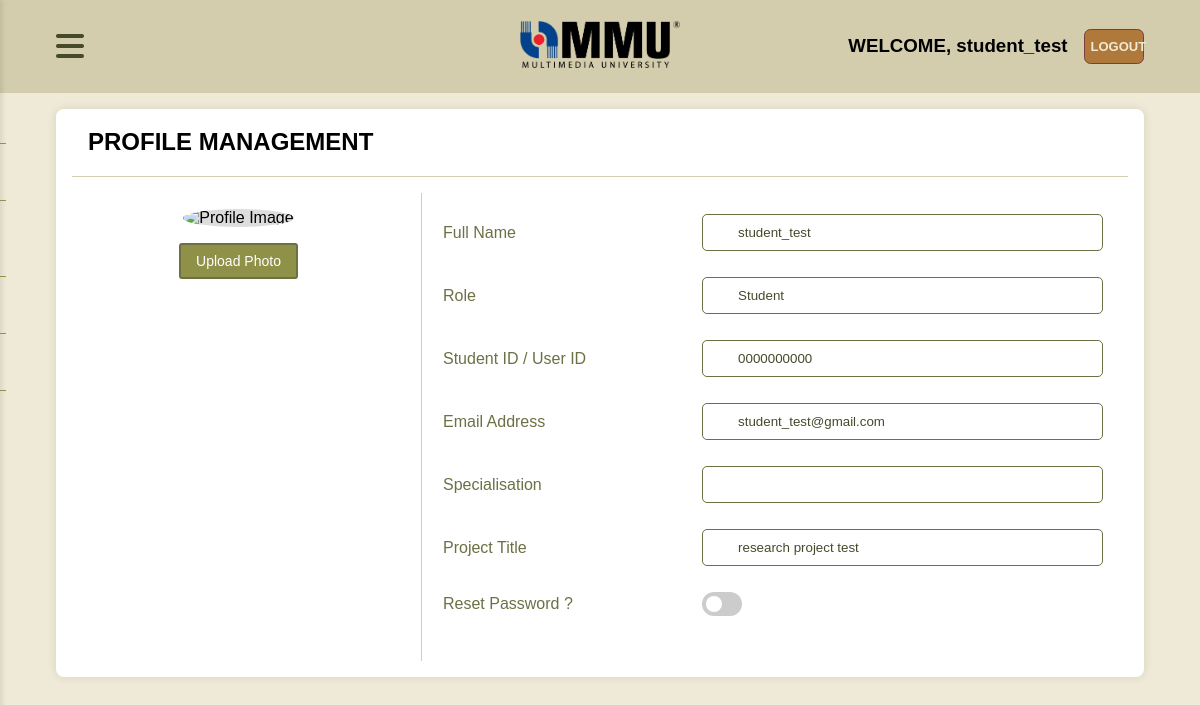
Page /STUDENT/user.php (signed in) on the committed database.
### tables this page shows
CREATE TABLE `student` (
  `id` int(11) NOT NULL,
  `user_id` varchar(10) NOT NULL,
  `password` varchar(255) NOT NULL,
  `full_name` varchar(30) NOT NULL,
  `contact_no` varchar(12) NOT NULL,
  `email` varchar(30) NOT NULL,
  `role` enum('Student','Supervisor','Admin') NOT NULL,
  `is_collab` tinyint(1) NOT NULL,
  `supervisor_id` varchar(10) DEFAULT NULL,
  `specialisation` varchar(255) NOT NULL
);

CREATE TABLE `project` (
  `id` int(11) NOT NULL,
  `title` varchar(50) NOT NULL,
  `project_type` enum('Application','Research','Mixed') NOT NULL,
  `description` varchar(200) NOT NULL,
  `motivation` varchar(200) NOT NULL,
  `objectives` varchar(75) NOT NULL,
  `is_collab` tinyint(1) NOT NULL,
  `supervisor_approval_status` enum('Pending','Approved','Rejected') NOT NULL DEFAULT 'Pending',
  `student_id` varchar(10) DEFAULT NULL,
  `supervisor_id` varchar(10) DEFAULT NULL,
  `progression` int(11) NOT NULL DEFAULT 0,
  `submission_attachment_1` mediumblob DEFAULT NULL,
  `admin_approval_status` enum('Pending','Approved','Rejected') NOT NULL DEFAULT 'Pending',
  `submission_attachment_2` mediumblob DEFAULT NULL,
  `submission_attachment_3` mediumblob DEFAULT NULL,
  `submission_attachment_4` mediumblob DEFAULT NULL,
  `submission_attachment_5` mediumblob DEFAULT NULL,
  `submission_attachment_6` mediumblob DEFAULT NULL,
  `propose` varchar(20) DEFAULT NULL,
  `submission_attachment` blob DEFAULT NULL,
  `is_complete` tinyint(1) NOT NULL DEFAULT 0
);

### STUDENT/user.php (the view, shortened to what this page needs)
<?php
    $conn = OpenCon();
?>
<!DOCTYPE html>
<html lang="en">
<head>
    <link rel="stylesheet" href="../CSS/set.css">
    <link rel="stylesheet" href="../CSS/header.css">
    <link rel="stylesheet" href="../CSS/profile.css">
    <link rel="stylesheet" href="https://cdnjs.cloudflare.com/ajax/libs/font-awesome/6.5.1/css/all.min.css">
    <link rel="stylesheet" href="https://cdnjs.cloudflare.com/ajax/libs/font-awesome/4.7.0/css/font-awesome.min.css">
    <link rel="stylesheet" href="https://cdn.jsdelivr.net/npm/bootstrap-icons@1.3.0/font/bootstrap-icons.css" />
</head>
<body>
    <?php include '../HEADER/student-header.inc.php'; ?>
    <div class="container">
        <div class="header">
            <h2>PROFILE MANAGEMENT</h2>
        </div>
        <div class="profile-container">
            <div class="col-left">
                <p>
                    <img id="profile-img" src="../IMG/profile.jpg" class="profile-img" alt="Profile Image">
                </p>
                <p>
                    <label for="photo" class="upload-btn">Upload Photo</label>
                </p>
            </div>
            <?php
                $id = $_SESSION['user_id'];
                $studSql = "SELECT * FROM student WHERE user_id = '$id'";
                $studResult = mysqli_query($conn, $studSql);
                $studRow = mysqli_fetch_assoc($studResult);
                $projSql = "SELECT * FROM project WHERE student_id = '$id'";
                $projResult = mysqli_query($conn, $projSql);
                $projRow = mysqli_fetch_assoc($projResult);
                $name = $studRow['full_name'];
                $role = $studRow['role'];
                $id = $studRow['user_id'];
                $spec = $studRow['specialisation'];
                $email = $studRow['email'];
                $title = isset($projRow['title']) ? $projRow['title'] : 'No Project Proposal Submitted';
            ?>
            <div class="col-right">
                <form id="profile-form" action="../POST/profile-manage.php" method="POST" onsubmit="return validatePassword()">
                    <table class="profile-table">
                        <tr>
                            <td><label for="full-name">Full Name</label></td>
                            <td><input type="text" name="full-name" id="full-name" value="<?php echo $name ?>" readonly /></td>
                        </tr>
                        <tr>
                            <td><label for="role">Role</label></td>
                            <td><input type="text" name="role" id="role" value="<?php echo $role ?>" readonly /></td>
                        </tr>
                        <tr>
                            <td><label for="id">Student ID / User ID</label></td>
                            <td><input type="text" name="id" id="id" value="<?php echo $id ?>" readonly /></td>
                        </tr>
                        <tr>
                            <td><label for="email">Email Address</label></td>
                            <td><input type="text" name="email" id="email" value="<?php echo $email ?>" readonly /></td>
                        </tr>
                        <tr>
                            <td><label for="specialisation">Specialisation</label></td>
                            <td><input type="text" name="specialisation" id="specialisation" value="<?php echo $spec ?>" readonly /></td>
                        </tr>
                        <tr>
                            <td><label for="title">Project Title</label></td>
                            <td><input type="text" name="title" id="title" value="<?php echo $title ?>" readonly /></td>
                        </tr>
                        <tr>
                            <td><label for="reset-password">Reset Password ?</label></td>
                            <td>
                                <label class="switch">
                                    <span class="slider round"></span>
                                </label>
                            </td>
                            <td></td>
                        </tr>
                    </table>
                </form>
            </div>
        </div>
    </div>
</body>
</html>

### HEADER/student-header.inc.php (shortened to what this page needs)
<?php
    $connect = OpenCon();
    $query = "SELECT full_name FROM student WHERE user_id = " . $_SESSION['user_id'];
    $result = mysqli_query($connect, $query);
    $row = $result -> fetch_assoc();
?>
<header>
    <div id="menu">
        <label for="menu-toggle" class="menu-icon">
            <i class="fa-solid fa-bars menu-bar"></i>
        </label>
        <nav id="ham-menu">
            <div>
                <label for="menu-toggle"><i class="fa-regular fa-circle-xmark close-menu"></i></label>
                <ul>
                    <li><a href="main.php">HOME</a></li>
                    <li><a href="announcement.php">ANNOUNCEMENT</a></li>
                    <li><a href="meeting.php">SHEDULE MEETING</a></li>
                    <li><a href="chat.php">CHAT ROOM</a></li>
                    <li><a href="project-student.php">PROJECT</a></li>
                    <li><a href="status.php">CHECK STATUS</a></li>
                </ul>
            </div>
        </nav>
    </div>
    <figure id="logo">
        <a href="main.php"><img src="../IMG/MMU-logo.png" alt="MMU"></a>
    </figure>
    <div id="user">
        <h3>WELCOME, <span><?php echo $row['full_name']; ?></span></h3>
        <button id="logout-btn" onclick="window.location.href='../login.php'">LOGOUT</button>
    </div>
</header>

### CSS/set.css (style rules this page uses)
body { background-color: #efead7; font-family: Poppins, sans-serif; margin: 0; padding: 0; }
html { overflow-y: scroll; scroll-behavior: smooth; }

### CSS/header.css (style rules this page uses)
header { display: flex; justify-content: space-between; align-items: center; padding: 0.3em 3.5em; background-color: #d3cdad; }
#menu { width: 40%; display: flex; justify-content: flex-start; align-items: center; }
figure { width: 20%; display: flex; justify-content: center; align-items: center; }
#user { width: 40%; display: flex; justify-content: flex-end; align-items: center; gap: 1em; }
label > i { font-size: 2em; color: #47492b; cursor: pointer; transition: ease 0.2s; }
figure > a > img { width: 10em; }
#logout-btn { height: 2.7em; width: 15%; background-color: #af793b; border:1pt solid #7e3c3e; color: #efead7; cursor: pointer; font-weight: 700; font-size: small; border-radius: 0.5em; transition: ease-in-out 0.2s; }
.menu-icon { display: inline-block; cursor: pointer; }
#ham-menu { position: fixed; top: 0; left: 0; width: 20%; height: 100%; background-color: #efead7; box-shadow: 2px 0 5px rgba(0,0,0,0.1); transform: translateX(-100%); transition: transform 0.3s ease; }
nav > div > label { width: 100%; display: flex; justify-content: flex-end; }
.close-menu { cursor: pointer; font-size: 1.8em; padding: 1em 1em; margin-left: 0em; text-align: right; transition: ease 0.2s; }
#ham-menu { display: flex; flex-direction: column; justify-content: space-between; align-items: center; height: 100%; padding: 0; margin: 0; }
#ham-menu ul { padding: 0; margin: 0; list-style: none; }
#ham-menu ul li { padding: 0em; border-bottom: 1px solid #8f9148; cursor: pointer; text-align: center; transition: ease 0.2s; }
#ham-menu ul li:last-child { border-bottom: none; }

### CSS/profile.css (style rules this page uses)
.container { margin-top: 1em; margin-left: 3.5em; margin-right: 3.5em; margin-bottom: 1em;; padding-left: 1em; padding-right: 1em; padding-bottom: 1em; border-radius: 0.5em; height: 100%; background: #fff; box-shadow: 0 0 10px rgba(0, 0, 0, 0.1); }
.header { padding-left: 1em; display: flex; align-items: center; justify-content: space-between; border-bottom: 1px solid #d3cdad; }
.profile-container { display: flex; padding-top: 1em; }
.col-left { flex: 1; text-align: center; padding-right: 1em; border-right: 1px solid #d3cdad; }
.col-right { flex: 2; padding: 20px; }
.profile-img { width: 150px; height: 150px; border-radius: 50%; background-color: #ddd; }
label { color: #6d7045; }
input[type="text"], input[type="email"], input[type="password"] { width: 100%; padding: 10px; padding-left: 35px; border: 1px solid #6d7045; border-radius: 5px; color: #47492b; box-sizing: border-box; size: 16px; }
#profile-form { width: 100%; }
table { width: 100%; border-collapse: collapse; padding: 50px; }
table td { padding-bottom: 25px; }
.upload-btn { display: inline-block; background-color: #8f9148; border: 2px solid #6d7045; border-radius: 3px; color: white; padding: 8px 15px; cursor: pointer; font-size: 14px; }
.switch { position: relative; display: inline-block; width: 40px; height: 24px; }
.slider { position: absolute; cursor: pointer; top: 0; left: 0; right: 0; bottom: 0; background-color: #ccc; -webkit-transition: .4s; transition: .4s; border-radius: 34px; }
.slider:before { position: absolute; content: ""; height: 16px; width: 16px; left: 4px; bottom: 4px; background-color: white; -webkit-transition: .4s; transition: .4s; }
.slider.round { border-radius: 34px; }
.slider.round:before { border-radius: 50%; }

### rows in the picture
student: full_name "student_test", full-name "student_test", role "Student", id "0000000000", email "student_test@gmail.com"
project: title "research project test"
